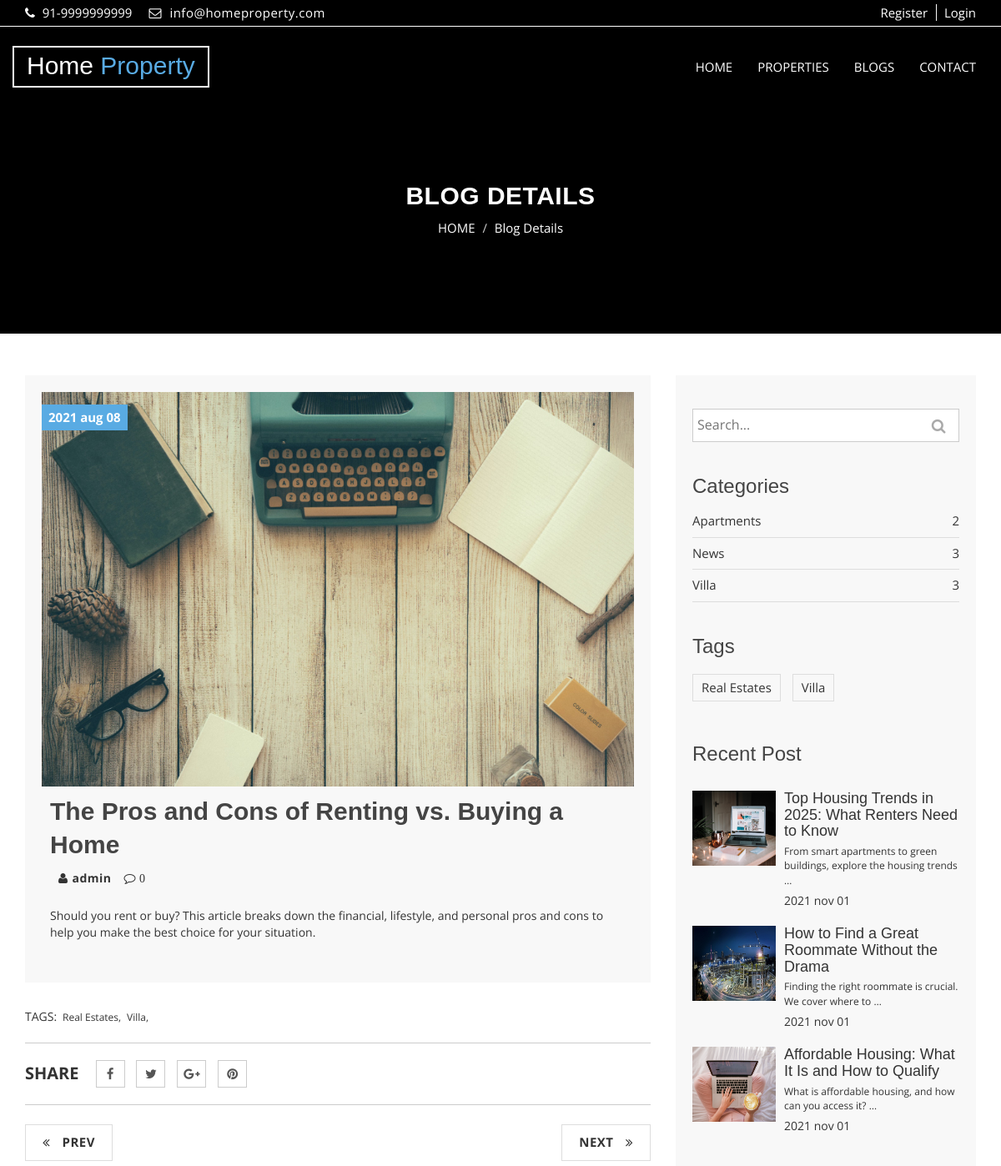
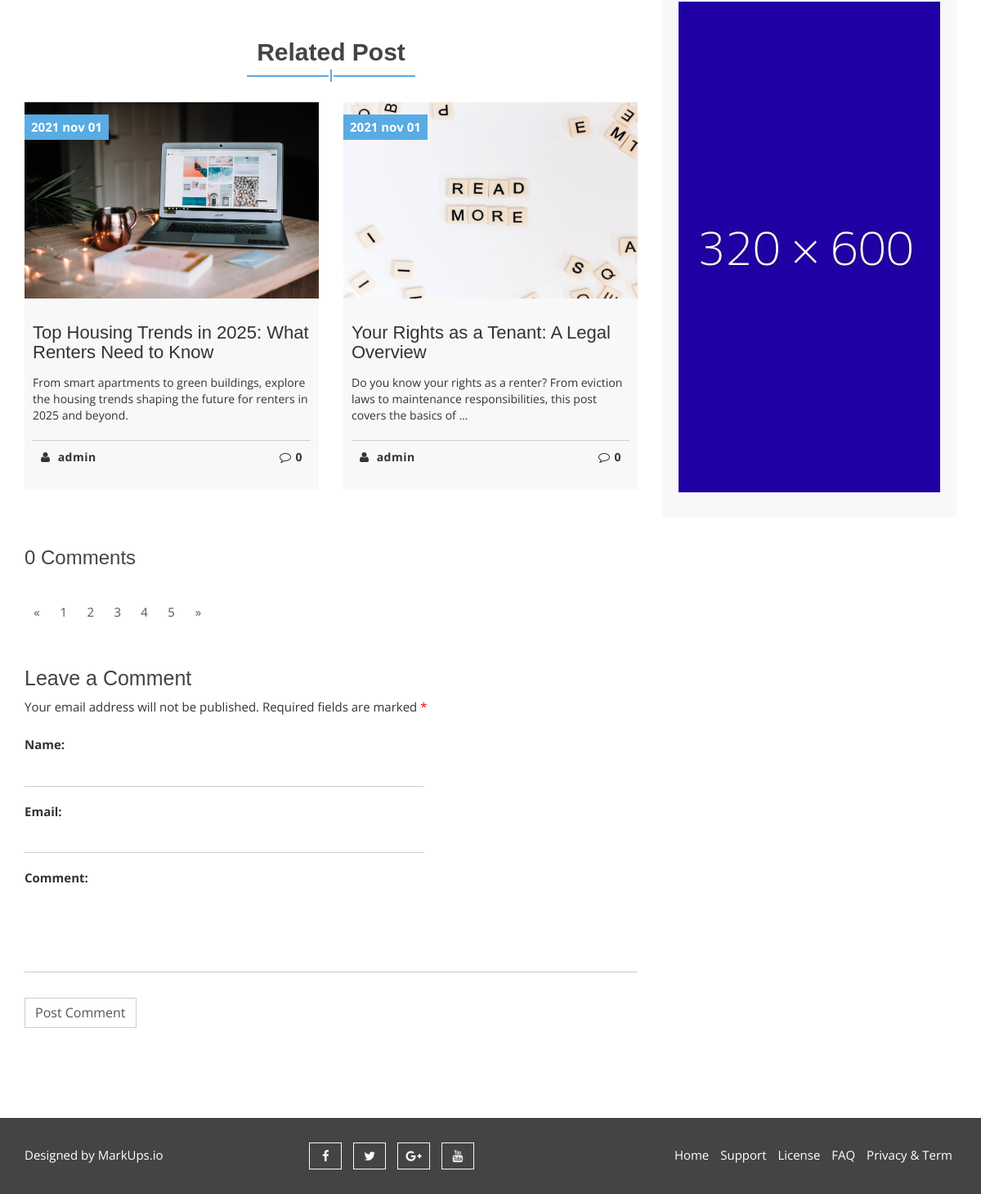
/blogs/3, run on the app's committed database (2 pictures, top to bottom).
### blog/models.py (models this page shows, shortened)
class Blog(models.Model):
    title = models.CharField(max_length=55, verbose_name='Title')
    author = models.ForeignKey(User, verbose_name='Author', on_delete = models.CASCADE, blank=False, null=False)
    category = models.ForeignKey("Category", related_name="blog", verbose_name='Category', on_delete=models.CASCADE, blank=True, null=True)
    tag = models.ManyToManyField("Tag", related_name="blogs", verbose_name='Tags', blank=True)
    image = models.ImageField(upload_to='blogs/', verbose_name='Image')
    content = RichTextField()
    slug = AutoSlugField(populate_from='title')
    pub_date = models.DateTimeField(auto_now_add=True)
    update_date = models.DateTimeField(auto_now=True)
    def get_absolute_url(self):
        return reverse('blog:Blog-Detail', kwargs={"pk": self.pk})
    class Meta:
        ordering = ('-pub_date',)

class Tag(models.Model):
    title = models.CharField(max_length=55, verbose_name='Title')
    slug = AutoSlugField(populate_from='title')
    pub_date = models.DateTimeField(auto_now_add=True)
    def __str__(self):
        return self.title
    def get_absolute_url(self):
        return reverse("blog:Blog-Tag", kwargs={"tag": self.slug})

class Category(models.Model):
    title = models.CharField(max_length=55, verbose_name='Title')
    slug = AutoSlugField(populate_from='title')
    pub_date = models.DateTimeField(auto_now_add=True)
    def get_absolute_url(self):
        return reverse("blog:Blog-Category", kwargs={"category": self.slug})
    class Meta:
        verbose_name_plural = "Catrgories"

### blog/views.py (the view, shortened to what this page needs)
# urls.py: path("blogs/<int:pk>", views.BlogDetail.as_view(), name="Blog-Detail"),
class BlogDetail(DetailView, FormMixin):
    model = Blog
    template_name = "blog/blog_detail.html"
    context_object_name = "blog"
    form_class = CommentForm
    success_url = "/"
    def get_context_data(self, *args, **kwargs):
        context = super(BlogDetail, self).get_context_data(*args, **kwargs)
        context["related_posts"] = (
            Blog.objects.filter(category=self.object.category)
            .select_related("author")
            .prefetch_related("comments")
            .exclude(id=self.object.pk)[:2]
        )
        return context
    def get_object(self, queryset=None):
        return Blog.objects.filter(pk=self.kwargs.get("pk")).select_related("author").prefetch_related("comments").first()

### blog/forms.py
class CommentForm(forms.ModelForm):
    comment = forms.CharField(widget=forms.Textarea(attrs={'style':'resize:none;'}))
    class Meta:
        model = Comments
        fields = ('name', 'email', 'comment')

### blog/context_processors.py (called while the page is built)
def blog_context(request):
    categories = Category.objects.all().annotate(num_blogs=Count("blog"))
    tags = Tag.objects.all()
    recent_posts = Blog.objects.order_by("-pub_date")[:3]
    return {"categories": categories, "tags": tags, "recent_posts": recent_posts}

### property/context_processors.py (called while the page is built, shortened)
def global_context(request):
    return {}

### blog/templates/blog/blog_detail.html (shortened to what this page needs)
{% extends 'base.html' %}
{% load static %}
{% block content %}
  <section id="aa-property-header">
    <div class="container">
      <div class="row">
        <div class="col-md-12">
          <div class="aa-property-header-inner">
            <h2>Blog Details</h2>
            <ol class="breadcrumb">
            <li><a href="#">HOME</a></li>
            <li class="active">Blog Details</li>
          </ol>
          </div>
        </div>
      </div>
    </div>
  </section>
  <section id="aa-blog">
    <div class="container">
      <div class="row">
        <div class="col-md-12">
          <div class="aa-blog-area">
            <div class="row">
              <div class="col-md-8">
                <div class="aa-blog-content">
                  <div class="row">
                    <div class="col-md-12">
                      <article class="aa-blog-single aa-blog-details">
                        <figure class="aa-blog-img">
                          <a href="#"><img alt="img" src="{{blog.image.url}}"></a>
                          <span class="aa-date-tag">{{blog.pub_date|date:"Y b d"}}</span>
                        </figure>
                        <div class="aa-blog-single-content">
                          <h2>{{blog.title}}</h2>
                          <div class="aa-blog-single-bottom">
                            <a class="aa-blog-author" href="#"><i class="fa fa-user"></i>{{blog.author}}</a>
                            <a class="aa-blog-comments" href="#"><i class="fa fa-comment-o"> {{blog.comments.count}}</i></a>
                          </div>
                          <p>{{blog.content|safe}}</p>
                        </div>
                      </article>
                    </div>
                    <div class="col-md-12">
                      <div class="aa-blog-post-tag">
                        <ul>
                          <li>TAGS:</li>
                          {% for tag in tags %}
                          <li><a href="{% url 'blog:Blog-Tag' tag.slug %}">{{tag}},</a></li>
                          {% endfor %}
                        </ul>
                      </div>
                    </div>
                    <div class="col-md-12">
                      <div class="aa-properties-social">
                       <ul>
                         <li>Share</li>
                         <li><a href="#"><i class="fa fa-facebook"></i></a></li>
                         <li><a href="#"><i class="fa fa-twitter"></i></a></li>
                         <li><a href="#"><i class="fa fa-google-plus"></i></a></li>
                         <li><a href="#"><i class="fa fa-pinterest"></i></a></li>
                       </ul>
                     </div>
                    </div>
                    <div class="col-md-12">
                      <div class="aa-blog-navigation">
                        <div class="aa-blog-pagination-left">
                          <a href="{{blog.get_previous_by_pub_date.get_absolute_url}}" class="aa-prev">
                            <span class="fa fa-angle-double-left">
                            </span>
                            PREV
                          </a>
                        </div>
                        <div class="aa-blog-pagination-right">
                          <a href="{{blog.get_next_by_pub_date.get_absolute_url}}" class="aa-next">
                            NEXT
                            <span class="fa fa-angle-double-right">
                            </span>
                          </a>
                        </div>
                      </div>
                    </div>
                    <div class="col-md-12">
                      <div class="aa-blog-related-post">
                        <div class="aa-title">
                          <h2>Related Post</h2>
                          <span></span>
                        </div>
                        <div class="aa-blog-related-post-area">
                          <div class="row">
                          {% for post in related_posts %}
                            <div class="col-md-6 col-sm-6">
                              <article class="aa-blog-single">
                                <figure class="aa-blog-img">
                                  <a href="#"><img src="{{post.image.url}}" alt="img"></a>
                                  <span class="aa-date-tag">{{post.pub_date|date:"Y b d"}}</span>
                                </figure>
                                <div class="aa-blog-single-content">
                                  <h3><a href="{{post.get_absolute_url}}">{{post.title}}</a></h3>
                                  <p>{{post.content|safe|truncatewords:20}}</p>
                                  <div class="aa-blog-single-bottom">
                                    <a href="#" class="aa-blog-author"><i class="fa fa-user"></i> {{post.author}}</a>
                                    <a href="#" class="aa-blog-comments"><i class="fa fa-comment-o"></i>{{post.comments.count}}</a>
                                  </div>
                                </div>
                              </article>
                            </div>
                          {% endfor %}
                          </div>
                        </div>
                      </div>
                    </div>
                    <div class="col-md-12">
                      <div class="aa-comments-area">
                        <h3>{{blog.comments.all.count}} Comments</h3>
                        <div class="comments">
                          <nav>
                            <ul class="pagination comments-pagination">
                              <li>
                                <a aria-label="Previous" href="#">
                                  <span aria-hidden="true">«</span>
                                </a>
                              </li>
                              <li><a href="#">1</a></li>
                              <li><a href="#">2</a></li>
                              <li><a href="#">3</a></li>
                              <li><a href="#">4</a></li>
                              <li><a href="#">5</a></li>
                              <li>
                                <a aria-label="Next" href="#">
                                  <span aria-hidden="true">»</span>
                                </a>
                              </li>
                            </ul>
                          </nav>
                        </div>
                      </div>
                    </div>
                    <div class="col-md-12">
                      <div id="respond">
                        <h3 class="reply-title">Leave a Comment</h3>
                        <form id="commentform" method="POST">
                          <p class="comment-notes">
                            Your email address will not be published. Required fields are marked <span class="required">*</span>
                          </p>
                          {{form.as_p}}
                          <p class="form-submit">
                            <input type="submit" value="Post Comment" class="aa-browse-btn" name="submit">
                          </p>
                        </form>
                      </div>
                    </div>
                  </div>
                </div>
              </div>
              {% include 'blog/sidebar.html' %}
            </div>
          </div>
        </div>
      </div>
    </div>
  </section>
{% endblock content %}

### blog/templates/blog/sidebar.html
{%load static%}
<div class="col-md-4">
    <aside class="aa-blog-sidebar">
        <div class="aa-blog-sidebar-single">
            <form action="{% url 'blog:Blog-Search' %}" method="GET">
                <div class="aa-blog-search">
                <input class="aa-search-text" type="text" name="q" placeholder="Search...">
                <button class="aa-search-submit" type="submit">
                    <i class="fa fa-search"></i>
                </button>
                </div>
            </form>
        </div>
        <div class="aa-blog-sidebar-single">
            <h3>Categories</h3>
            <ul class="aa-blog-catg">
            {% for category in categories %}
                <li><a href="{{category.get_absolute_url}}">{{category.title}}</a><span>{{category.num_blogs}}</span></li>
            {% endfor %}
            </ul>
        </div>
        <div class="aa-blog-sidebar-single">
            <h3>Tags</h3>
            <div class="tag-cloud">
            {% for tag in tags %}
                <a href="{{tag.get_absolute_url}}">{{tag.title}}</a>
            {% endfor %}
            </div>
        </div>
        <div class="aa-blog-sidebar-single">
            <h3>Recent Post</h3>
            <div class="aa-blog-recent-post">
            {% for post in recent_posts %}
                <div class="media">
                    <div class="media-left">
                        <a href="{{post.get_absolute_url}}">
                            <img alt="img" src="{{post.image.url}}" class="media-object">
                        </a>
                    </div>
                    <div class="media-body">
                        <h4 class="media-heading"><a href="{{post.get_absolute_url}}">{{post.title}}</a></h4>
                        <p>{{post.content|truncatewords:10|safe}}</p>
                        <span>{{post.pub_date|date:"Y b d"}}</span>
                    </div>
                </div>
            {%endfor%}
            </div>
        </div>
        <div class="aa-blog-sidebar-single">
            <div class="aa-banner-ads">
                <a href="#">
                <img src="{%static 'img/banner-ads.jpg'%}" alt="banner img">
                </a>
            </div>
        </div>
    </aside>
</div>

### static/css/theme-color/default-theme.css (style rules this page uses)
h2 { color: #59abe3; }
.aa-title span { background-color: #59abe3; }
.aa-title span:before { background-color: #59abe3; }
.aa-title span:after { background-color: #59abe3; }
.aa-blog-single .aa-date-tag { background-color: #59abe3; }
#aa-property-header .aa-property-header-inner .breadcrumb li.active { color: #59abe3; }

### data on the page
Blog: image (picture), pub_date "2021 aug 08", title "The Pros and Cons of Renting vs. Buying a Home", author "admin", comments.count "0", content "Should you rent or buy? This article breaks down the financial, lifestyle, and personal pros and cons to help you make the best choice for your situation.", comments.all.count "0"
Tag: title "Real Estates"
Tag: title "Villa"
Blog: image (picture), pub_date "2021 nov 01", title "Top Housing Trends in 2025: What Renters Need to Know", content "From smart apartments to green buildings, explore the housing trends shaping the future for renters in 2025 and beyond.", author "admin", comments.count "0", content "From smart apartments to green buildings, explore the housing trends …"
Blog: image (picture), pub_date "2021 nov 01", title "Your Rights as a Tenant: A Legal Overview", content "Do you know your rights as a renter? From eviction laws to maintenance responsibilities, this post covers the basics of …", author "admin", comments.count "0"
Category: title "Apartments", num_blogs "2"
Category: title "News", num_blogs "3"
Category: title "Villa", num_blogs "3"
Blog: image (picture), title "How to Find a Great Roommate Without the Drama", content "Finding the right roommate is crucial. We cover where to …", pub_date "2021 nov 01"
Blog: image (picture), title "Affordable Housing: What It Is and How to Qualify", content "What is affordable housing, and how can you access it? …", pub_date "2021 nov 01"
